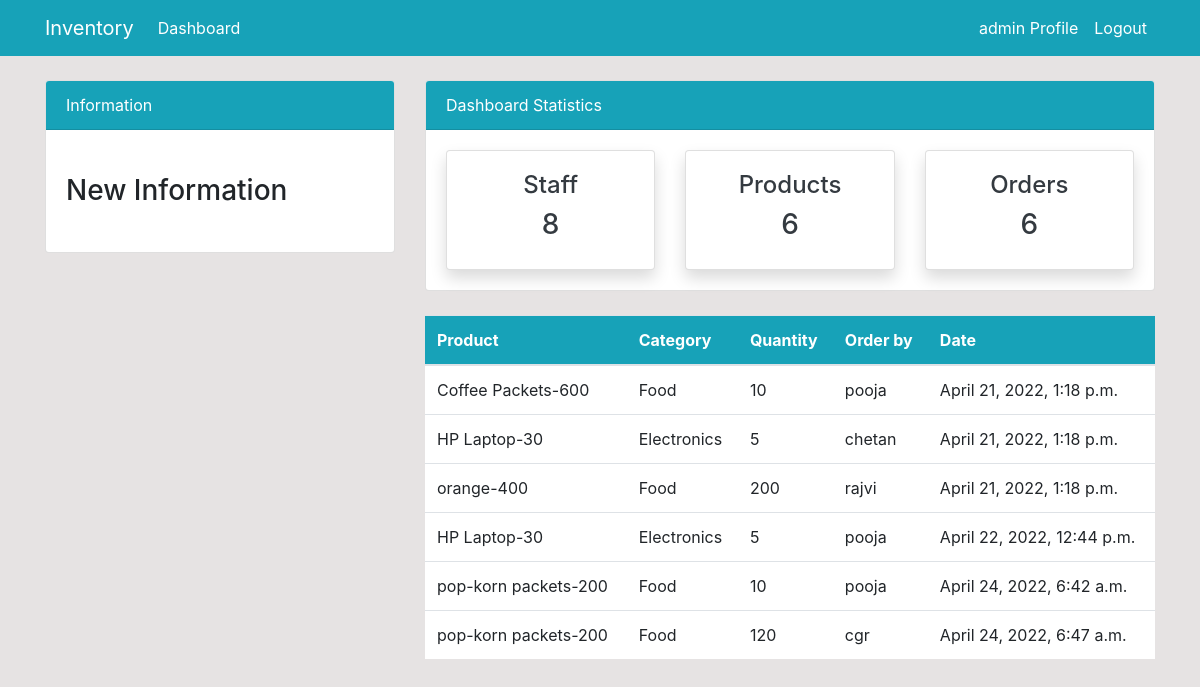
/order/ (signed in), run on the app's committed database.
### Inventoryapp/models.py (models this page shows, shortened)
class Order(models.Model):
    product = models.ForeignKey(Product, on_delete=models.CASCADE, null=True)
    staff = models.ForeignKey(User, models.CASCADE, null=True)
    order_quantity = models.PositiveIntegerField(null=True)
    date = models.DateTimeField(auto_now_add=True)
    class Meta:
        verbose_name_plural = 'Order'

class Product(models.Model):
    name = models.CharField(max_length=100, null=True)
    category = models.CharField(max_length=20, choices=CATEGORY, null=True)
    quantity = models.PositiveIntegerField(null=True)
    class Meta:
        verbose_name_plural = 'Product'
    def __str__(self):
        return f'{self.name}-{self.quantity}'

### Inventoryapp/views.py (the view)
# urls.py: path('order/', views.order, name='dashboard-order'),
@login_required(login_url='user-login')
def order(request):
    orders = Order.objects.all()
    workers_count = User.objects.all().count()
    product_count = Product.objects.all().count()
    order_count = orders.count()
    context = {
        'orders' : orders,
        'workers_count' : workers_count,
        'product_count' : product_count,
        'order_count' :order_count,
    }
    return render(request, 'dashboard/order.html', context)

### templates/dashboard/order.html (shortened to what this page needs)
 {% extends 'partials/base.html' %}
{% block content %}
{% include 'partials/topnav.html'  %}
<div class="container">
    <div class="row my-4">
        <div class="col-md-4">
        </div>
        <div class="col-md-8">
            <table class="table bg-white">
                <thead class="bg-info">
                    <tr class="text-white">
                        <th scope="col">Product</th>
                        <th scope="col">Category</th>
                        <th scope="col">Quantity</th>
                        <th scope="col">Order by</th>
                        <th scope="col">Date</th>
                    </tr>
                </thead>
                <tbody>
                    {% for o in orders %}
                    <tr>
                        <td>{{o.product}}</td>
                        <td>{{o.product.category}}</td>
                        <td>{{o.order_quantity}}</td>
                        <td>{{o.staff.username}}</td>
                        <td>{{o.date}}</td>
                    </tr>
                    {% endfor %}
                </tbody>
            </table>
        </div>
    </div>
</div>
{% endblock  %}

### templates/partials/nav.html (shortened to what this page needs)
<nav class="navbar navbar-expand-lg navbar-info bg-info">
    <div class="container">
        {% if user.is_authenticated %}
            <a class="navbar-brand text-white" href="{% url 'dashboard-index' %}">Inventory</a>
            <div class="collapse navbar-collapse" id="navbarSupportedContent">
                <ul class="navbar-nav mr-auto">
                    <li class="nav-item active">
                        <a class="nav-link text-white" href="{% url 'dashboard-index' %}">Dashboard </a>
                    </li>
                </ul>
                <ul class="navbar-nav ml-auto">
                    <li class="nav-item active">
                        <a class="nav-link text-white" href="{% url 'user-profile' %}">{{user.username}} Profile
                            <span class="sr-only">(current)</span></a>
                    </li>
                    <li class="nav-item">
                        <a class="nav-link text-white" href="{% url 'user-logout' %}">Logout</a>
                    </li>
                </ul>
            </div>
        {% endif %}
    </div>
</nav>

### static/style.css (style rules this page uses)
body { background: rgb(230, 227, 227); }

### data on the page
Order: product "Coffee Packets-600", product.category "Food", order_quantity "10", staff.username "pooja", date "April 21, 2022, 1:18 p.m."
Order: product "HP Laptop-30", product.category "Electronics", order_quantity "5", staff.username "chetan", date "April 21, 2022, 1:18 p.m."
Order: product "orange-400", product.category "Food", order_quantity "200", staff.username "rajvi", date "April 21, 2022, 1:18 p.m."
Order: product "HP Laptop-30", product.category "Electronics", order_quantity "5", staff.username "pooja", date "April 22, 2022, 12:44 p.m."
Order: product "pop-korn packets-200", product.category "Food", order_quantity "10", staff.username "pooja", date "April 24, 2022, 6:42 a.m."
Order: product "pop-korn packets-200", product.category "Food", order_quantity "120", staff.username "cgr", date "April 24, 2022, 6:47 a.m."

### other printed values
{{ user.username }} "admin"
{{ workers_count }} "8"
{{ product_count }} "6"
{{ order_count }} "6"
